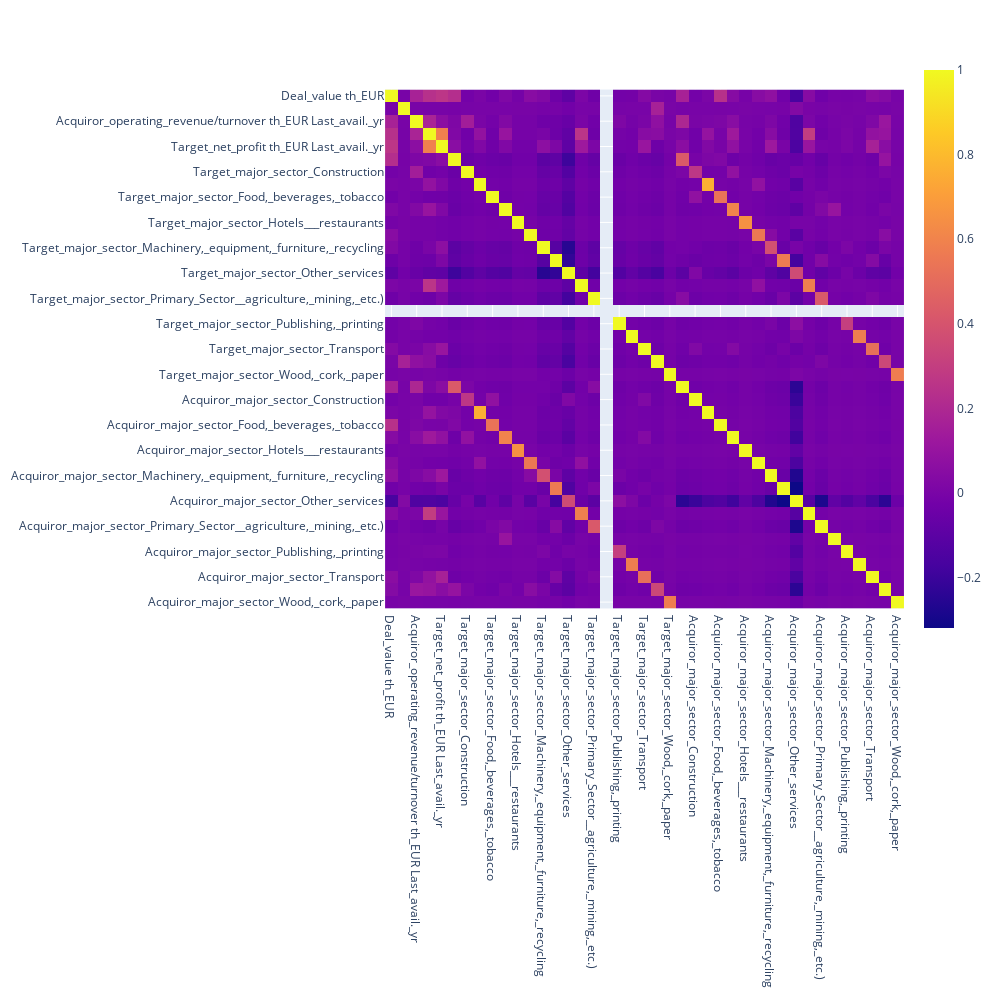

The notebook cell this image was saved under:
### Code cell
import plotly.express as px 

# visualize correlation between features
corr = X_train0.corr()
fig = px.imshow(corr, width=1000, height=1000)
fig.show()

# potentially drop highly correleated features
cor_matrix = X_train0.corr().abs()
upper_tri = cor_matrix.where(np.triu(np.ones(cor_matrix.shape), k=1).astype(np.bool_))
to_drop = [column for column in upper_tri.columns if any(upper_tri[column] > 0.7)]
X_train = X_train.drop(to_drop, axis=1)
X_test = X_test.drop(to_drop, axis=1)

print("Highly correlated feature(s) dropped: ", to_drop)

### Figure 1 — Plotly figure (JSON) as saved in the notebook; plotly's stock layout.template omitted (floating-point values rounded to 4 significant figures; data arrays with more than 128 entries replaced by an {"elided": "..."} marker saying what was removed)
{"data": [{"coloraxis": "coloraxis", "hovertemplate": "x: %{x}<br>y: %{y}<br>color: %{z}<extra></extra>", "name": "0", "type": "heatmap", "x": ["Deal_value\nth_EUR", "Target_stock_price_prior_to_announcement\nEUR", "Acquiror_operating_revenue/turnover\nth_EUR\nLast_avail._yr", "Target_operating_revenue/turnover\nth_EUR\nLast_avail._yr", "Target_net_profit\nth_EUR\nLast_avail._yr", "Target_major_sector_Chemicals,_rubber,_plastics,_non_metallic_products", "Target_major_sector_Construction", "Target_major_sector_Education,_Health", "Target_major_sector_Food,_beverages,_tobacco", "Target_major_sector_Gas,_Water,_Electricity", "Target_major_sector_Hotels___restaurants", "Target_major_sector_Insurance_companies", "Target_major_sector_Machinery,_equipment,_furniture,_recycling", "Target_major_sector_Metals___metal_products", "Target_major_sector_Other_services", "Target_major_sector_Post_and_telecommunications", "Target_major_sector_Primary_Sector__agriculture,_mining,_etc.)", "Target_major_sector_Public_administration_and_defence", "Target_major_sector_Publishing,_printing", "Target_major_sector_Textiles,_wearing_apparel,_leather", "Target_major_sector_Transport", "Target_major_sector_Wholesale___retail_trade", "Target_major_sector_Wood,_cork,_paper", "Acquiror_major_sector_Chemicals,_rubber,_plastics,_non_metallic_products", "Acquiror_major_sector_Construction", "Acquiror_major_sector_Education,_Health", "Acquiror_major_sector_Food,_beverages,_tobacco", "Acquiror_major_sector_Gas,_Water,_Electricity", "Acquiror_major_sector_Hotels___restaurants", "Acquiror_major_sector_Insurance_companies", "Acquiror_major_sector_Machinery,_equipment,_furniture,_recycling", "Acquiror_major_sector_Metals___metal_products", "Acquiror_major_sector_Other_services", "Acquiror_major_sector_Post_and_telecommunications", "Acquiror_major_sector_Primary_Sector__agriculture,_mining,_etc.)", "Acquiror_major_sector_Public_administration_and_defence", "Acquiror_major_sector_Publishing,_printing", "Acquiror_major_sector_Textiles,_wearing_apparel,_leather", "Acquiror_major_sector_Transport", "Acquiror_major_sector_Wholesale___retail_trade", "Acquiror_major_sector_Wood,_cork,_paper"], "xaxis": "x", "y": ["Deal_value\nth_EUR", "Target_stock_price_prior_to_announcement\nEUR", "Acquiror_operating_revenue/turnover\nth_EUR\nLast_avail._yr", "Target_operating_revenue/turnover\nth_EUR\nLast_avail._yr", "Target_net_profit\nth_EUR\nLast_avail._yr", "Target_major_sector_Chemicals,_rubber,_plastics,_non_metallic_products", "Target_major_sector_Construction", "Target_major_sector_Education,_Health", "Target_major_sector_Food,_beverages,_tobacco", "Target_major_sector_Gas,_Water,_Electricity", "Target_major_sector_Hotels___restaurants", "Target_major_sector_Insurance_companies", "Target_major_sector_Machinery,_equipment,_furniture,_recycling", "Target_major_sector_Metals___metal_products", "Target_major_sector_Other_services", "Target_major_sector_Post_and_telecommunications", "Target_major_sector_Primary_Sector__agriculture,_mining,_etc.)", "Target_major_sector_Public_administration_and_defence", "Target_major_sector_Publishing,_printing", "Target_major_sector_Textiles,_wearing_apparel,_leather", "Target_major_sector_Transport", "Target_major_sector_Wholesale___retail_trade", "Target_major_sector_Wood,_cork,_paper", "Acquiror_major_sector_Chemicals,_rubber,_plastics,_non_metallic_products", "Acquiror_major_sector_Construction", "Acquiror_major_sector_Education,_Health", "Acquiror_major_sector_Food,_beverages,_tobacco", "Acquiror_major_sector_Gas,_Water,_Electricity", "Acquiror_major_sector_Hotels___restaurants", "Acquiror_major_sector_Insurance_companies", "Acquiror_major_sector_Machinery,_equipment,_furniture,_recycling", "Acquiror_major_sector_Metals___metal_products", "Acquiror_major_sector_Other_services", "Acquiror_major_sector_Post_and_telecommunications", "Acquiror_major_sector_Primary_Sector__agriculture,_mining,_etc.)", "Acquiror_major_sector_Public_administration_and_defence", "Acquiror_major_sector_Publishing,_printing", "Acquiror_major_sector_Textiles,_wearing_apparel,_leather", "Acquiror_major_sector_Transport", "Acquiror_major_sector_Wholesale___retail_trade", "Acquiror_major_sector_Wood,_cork,_paper"], "yaxis": "y", "z": {"elided": "41x41 float values"}}], "layout": {"coloraxis": {"colorscale": [[0, "#0d0887"], [0.1111, "#46039f"], [0.2222, "#7201a8"], [0.3333, "#9c179e"], [0.4444, "#bd3786"], [0.5556, "#d8576b"], [0.6667, "#ed7953"], [0.7778, "#fb9f3a"], [0.8889, "#fdca26"], [1, "#f0f921"]]}, "height": 1000, "margin": {"t": 60}, "width": 1000, "xaxis": {"anchor": "y", "constrain": "domain", "domain": [0, 1], "scaleanchor": "y"}, "yaxis": {"anchor": "x", "autorange": "reversed", "constrain": "domain", "domain": [0, 1]}}}
